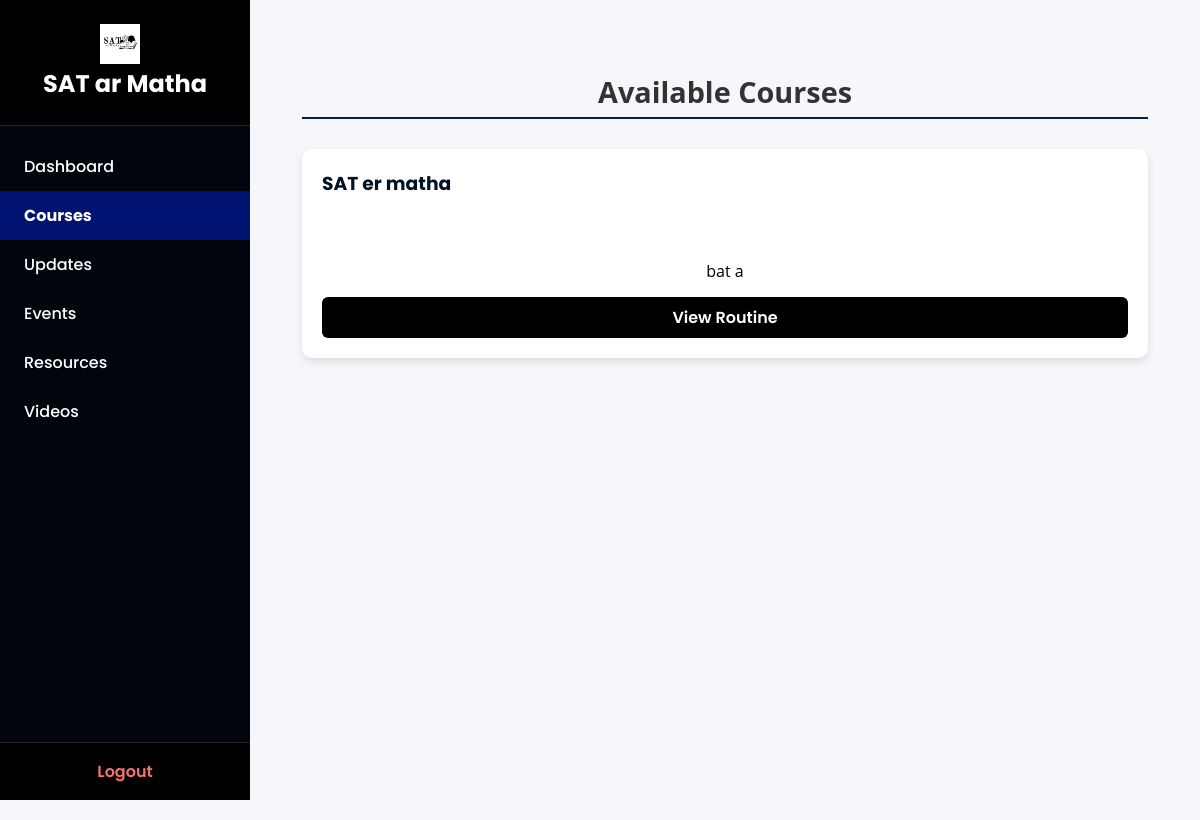
The app's page /courses, older data.
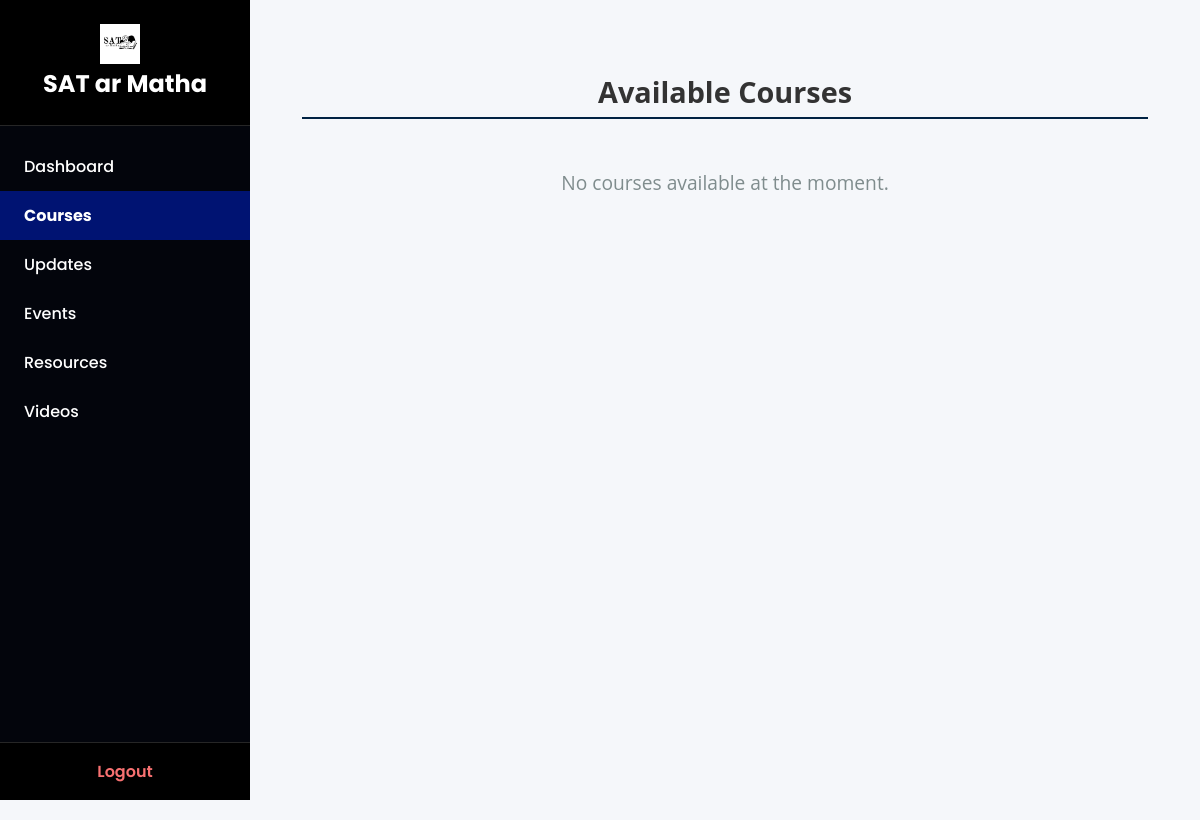
The same page, newer data.
### tables this page shows
CREATE TABLE courses (
        id INTEGER PRIMARY KEY AUTOINCREMENT,
        name TEXT NOT NULL,
        code TEXT NOT NULL,
        syllabus_pdf TEXT
    );

### app.py (the view)
@app.route('/courses')
def course_list():
    conn = get_db_connection()
    courses = conn.execute('SELECT * FROM courses').fetchall()
    conn.close()
    return render_template('course_list.html', courses=courses)

### app.py (called while the page is built)
def get_db_connection():
    conn = sqlite3.connect('database.db')
    conn.row_factory = sqlite3.Row
    return conn

@app.context_processor
def inject_user_role():
    return dict(role=session.get('role'))

@app.context_processor
def inject_user_role():
    return dict(role=session.get('role'))

### templates/course_list.html
{% extends "dashboard_base.html" %}
{% block content %}
<div class="container">
  <h2 class="section-title">Available Courses</h2>
  {% if courses %}
    <div class="courses-grid">
      {% for course in courses %}
        <div class="course-card">
          <h3>{{ course.code }}</h3>
          <p class="title" align="left">{{ course.name }}</p>
          {% if course.syllabus_pdf %}
            <a href="{{ url_for('static', filename='uploads/' ~ course.syllabus_pdf) }}" target="_blank" class="btn btn-secondary">View Routine</a>
          {% else %}
            <p class="no-syllabus"><em>No syllabus uploaded</em></p>
          {% endif %}
        </div>
      {% endfor %}
    </div>
  {% else %}
    <p>No courses available at the moment.</p>
  {% endif %}
</div>
{% endblock %}

### templates/dashboard_base.html (shortened to what this page needs)
<!DOCTYPE html>
<html lang="en">
<head>
  <link rel="stylesheet" href="{{ url_for('static', filename='css/style.css') }}" />
</head>
<body class="dashboard-body">
 <aside class="sidebar" id="sidebar">
  <div class="sidebar-header">
      <img src="{{ url_for('static', filename='logo.png') }}" alt="Logo" style="width: 40px; height: 40px; vertical-align: middle; margin-right: 10px;"><br>
      <span style="vertical-align: middle;">SAT ar Matha</span>
    </div>
  <nav class="sidebar-content">
    <a href="/dashboard" class="{% if request.path == '/dashboard' %}active{% endif %}">Dashboard</a>
    <a href="/courses" class="{% if request.path.startswith('/courses') %}active{% endif %}">Courses</a>
    <a href="/updates" class="{% if request.path.startswith('/updates') %}active{% endif %}">Updates</a>
    <a href="/events" class="{% if request.path.startswith('/events') %}active{% endif %}">Events</a>
    <a href="/resources" class="{% if request.path.startswith('/resources') %}active{% endif %}">Resources</a>
    <a href="/videos" class="{% if request.path.startswith('/videos') %}active{% endif %}">Videos</a>
  </nav>
  <div class="sidebar-footer">
    <a href="/logout">Logout</a>
  </div>
</aside>
  <main class="main-content">
    {% block content %}{% endblock %}
  </main>
</body>
</html>

### static/css/style.css (style rules this page uses)
body { font-family: 'Poppins', sans-serif; margin: 0; background-color: #f4f7fa; color: #333; }
.container { padding: 20px; }
.section-title { margin-bottom: 20px; font-size: 24px; font-weight: 600; }
.section-title { font-size: 1.8rem; color: #333; border-bottom: 2px solid #002243; padding-bottom: 6px; margin-bottom: 30px; }
.main-content { margin-left: 260px; padding: 30px; background-color: #fff; flex-grow: 1; min-height: 100vh; box-sizing: border-box; margin-top: 20px; transition: margin-left 0.3s ease; }
h2 { font-family: 'Segoe UI', Tahoma, Geneva, Verdana, sans-serif; font-size: 2rem; color: #2c3e50; margin-bottom: 40px; text-align: center; }
p { font-family: 'Open Sans', sans-serif; font-size: 1.2rem; color: #7f8c8d; text-align: center; margin-top: 50px; }

### templates/dashboard_base.html (style rules this page uses)
* { box-sizing: border-box; margin: 0; padding: 0; font-family: 'Poppins', sans-serif; }
body.dashboard-body { display: flex; min-height: 100vh; background-color: #f5f7fa; color: #333; }
.sidebar { width: 250px; background-color: #03050c; color: white; display: flex; flex-direction: column; height: 100vh; position: fixed; top: 0; left: 0; z-index: 1000; overflow: hidden; }
.sidebar-header { padding: 1.5rem 1.5rem; background-color: #000000; font-size: 1.5rem; font-weight: 700; text-align: center; user-select: none; border-bottom: 1px solid rgba(255,255,255,0.15); flex-shrink: 0; }
.sidebar-content { flex: 1 1 auto; overflow-y: auto; padding: 1rem 0; scroll-behavior: smooth; scrollbar-width: none; -ms-overflow-style: none; }
.sidebar-content a { padding: 0.75rem 1.5rem; color: white; text-decoration: none; font-weight: 500; transition: background-color 0.2s ease; display: block; }
.sidebar-content a.active { background-color: #001372; font-weight: 700; }
.sidebar-footer { background-color: #000000; padding: 1rem 1.5rem; border-top: 1px solid rgba(255,255,255,0.15); flex-shrink: 0; }
.sidebar-footer a { color: #f87171; font-weight: 600; text-decoration: none; display: block; text-align: center; }
.main-content { margin-left: 250px; padding: 2rem; flex-grow: 1; background-color: #f5f7fa; min-height: 100vh; transition: margin-left 0.3s ease; }

Row changes from the older to the newer data that the page shows:
removed courses: code "SAT er matha", name "bat a"
Text that changed along with them:
text now shown: "No courses available at the moment."
